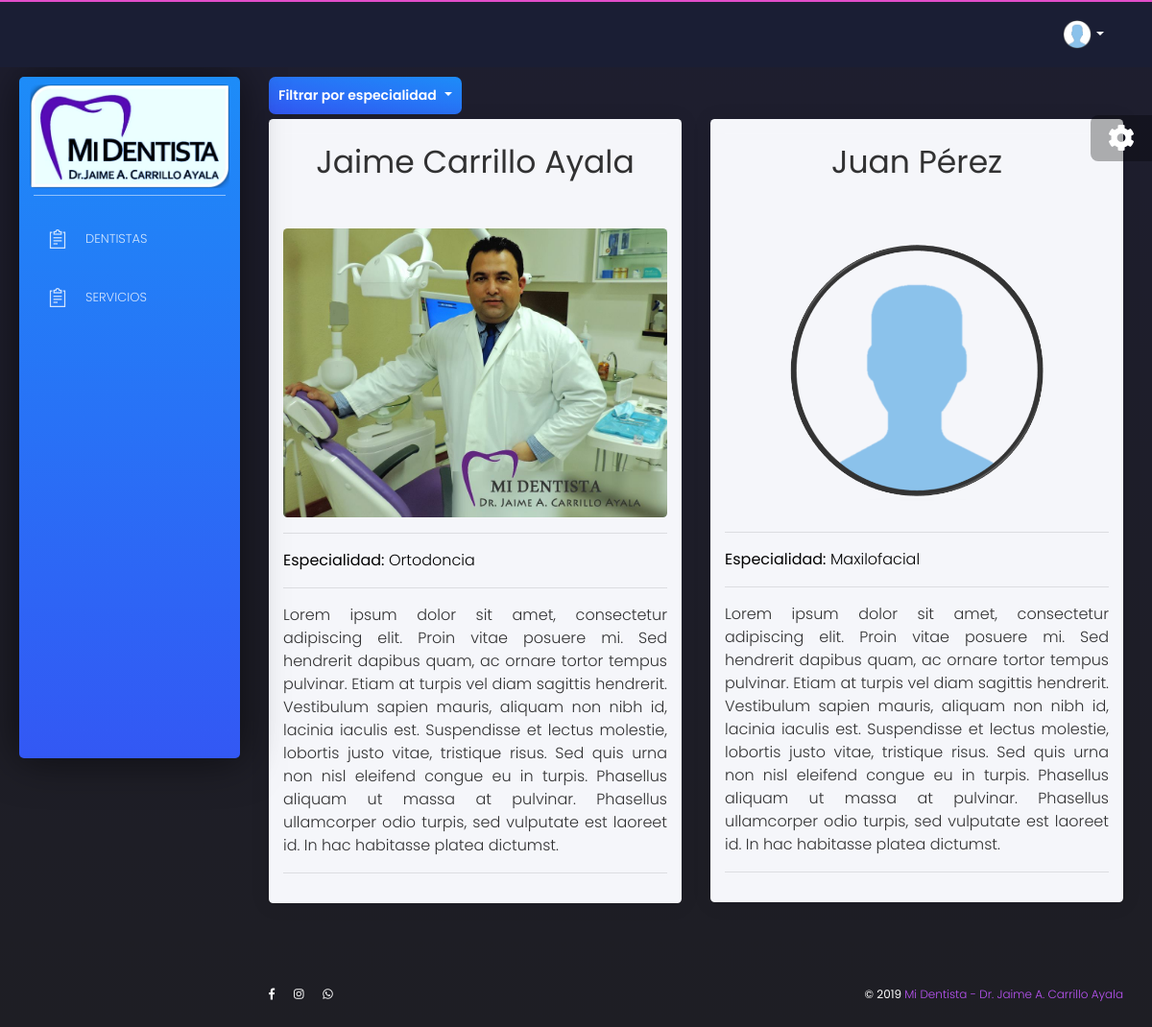
The page /core/dentistas/0 on the database its author committed.
### core/models.py (models this page shows)
class Dentista(models.Model):
    id = models.AutoField(primary_key=True)
    usuario = models.OneToOneField(User, on_delete=models.CASCADE)
    especialidad = models.ForeignKey(Especialidad, on_delete=models.CASCADE)
    telefono = models.CharField(max_length=8)
    is_dentist = models.BooleanField(default=True)
    foto = models.ImageField(upload_to='dentist/%Y/%m/%D/', null=True, blank=True)
    biografia = models.CharField(max_length=1024)

class Especialidad(models.Model):
    id = models.AutoField(primary_key=True)
    nombre = models.CharField(max_length=64)

### core/views.py (the view)
# urls.py: path('dentistas/<int:especialidad>', DentistaList, name = 'dentistas'),
def DentistaList(request, especialidad):
    filtro = especialidad
    dentistas2 = Dentista.objects.all()
    especialidades = Especialidad.objects.all()
    if filtro == 0:
        dentistas = Dentista.objects.filter()
    else:
        dentistas = Dentista.objects.filter(especialidad = especialidad)
    return render(request, "core/dentista_list.html", {'dentistas':dentistas, 'especialidades':especialidades, 'filtro':filtro, 'dentista_list':dentistas2})

### core/templates/core/dentista_list.html (shortened to what this page needs)
{% extends 'core/base.html' %}
{% load static %}
{% block content %}
<div class="content">
	<div class="btn-group" role="group">
		<button id="btnGroupDrop1" type="button" class="btn btn-info btn-lg dropdown-toggle" data-toggle="dropdown" aria-haspopup="true" aria-expanded="false">
			Filtrar por especialidad
		</button>
	</div>
    <div class="row">
				{% for dentista in dentistas|dictsort:'id'  %}
					<div class="col-md-6">
						<div class="card white-content">
							<div class="card-body" align = center>
								<table class="table table-sm" id="" width=100%>
									<tr>
										<td align = center>
											<h1 align=center>{{dentista.usuario.first_name}} {{dentista.usuario.last_name}}</h1>
										</td>
									</tr>
								</table>
								<img src = {{dentista.foto.url}}>
								<hr>
								<p align=justify><font size=3 color=black><b>Especialidad:</b> {{dentista.especialidad.nombre}}</font></p>
								<hr>
								<p align=justify><font size=3>{{dentista.biografia}}</font></p>
								<hr>
							</div>
						</div>
					</div>
				  {% endfor %}
	</div>
</div>
{% endblock %}

### rows shown on the page
Dentista: usuario.first_name "Jaime", usuario.last_name "Carrillo Ayala", foto (picture), especialidad.nombre "Ortodoncia", biografia "Lorem ipsum dolor sit amet, consectetur adipiscing elit. Proin vitae posuere mi. Sed hendrerit dapibus quam, ac ornare tortor tempus pulvinar. Etiam at turpis vel diam sagittis hendrerit. Vestibulum sapien mauris, aliquam non nibh id, lacinia iaculis est. Suspendisse et lectus molestie, lobortis justo vitae, tristique risus. Sed quis urna non nisl eleifend congue eu in turpis. Phasellus aliquam ut massa at pulvinar. Phasellus ullamcorper odio turpis, sed vulputate est laoreet id. In hac habitasse platea dictumst."
Dentista: usuario.first_name "Juan", usuario.last_name "Pérez", foto (picture), especialidad.nombre "Maxilofacial", biografia "Lorem ipsum dolor sit amet, consectetur adipiscing elit. Proin vitae posuere mi. Sed hendrerit dapibus quam, ac ornare tortor tempus pulvinar. Etiam at turpis vel diam sagittis hendrerit. Vestibulum sapien mauris, aliquam non nibh id, lacinia iaculis est. Suspendisse et lectus molestie, lobortis justo vitae, tristique risus. Sed quis urna non nisl eleifend congue eu in turpis. Phasellus aliquam ut massa at pulvinar. Phasellus ullamcorper odio turpis, sed vulputate est laoreet id. In hac habitasse platea dictumst."
